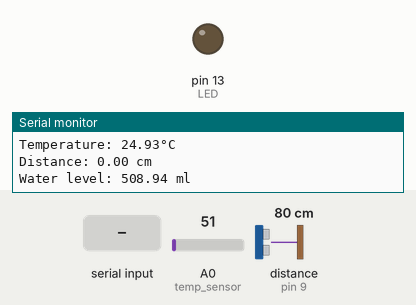
A sketch run on a simulated Arduino Uno, built with avr-gcc and run on an emulated ATmega328P. Shown: output pins drawn as LEDs (lit = HIGH), the last lines printed to the serial monitor. Wiring (inferred from the names in the program): ultrasonic range finder: trigger pin 8; echo pin 9. The test bench sets the inputs (shaded band); at power-on: A0 (temp_sensor) = 51, distance to the obstacle (sensor on pin 9) 80 cm. The echo pulse lasts 58.3 µs per cm; pins used as bus, display or sensor lines are not drawn.

Above: at 1.8 s.
1.9 s: "S\n" received over the second serial link
At 9.39 s:
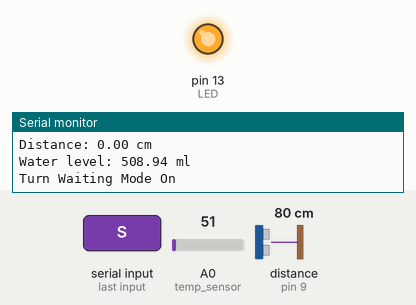
Timing chart, 0 to 9.6 s (numbered marks = the images above; inputs shaded):
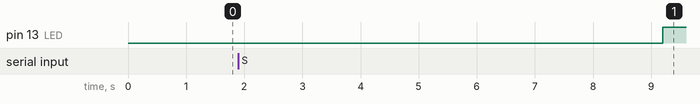

The sketch:

water_bottle.ino
```cpp
#include <SoftwareSerial.h>
SoftwareSerial BTserial(2, 3); // RX | TX
#define echoPin 9 // attach pin D2 Arduino to pin Echo of HC-05
#define trigPin 8 //attach pin D3 Arduino to pin Trig of HC-05
#define LED 13

// defines variables
long duration; // variable for the duration of sound wave travel
float distance; // variable for the distance measurement

float temp;    //Define the temperature float variable
int temp_sensor = 0;     // sensor middle pin on analog pin 0
int distance_arr[10];
int ptr = 0;
float temperature ;    //Define the temperature float variable
int sensor = 0;     // sensor middle pin on analog pin 0

float water_level = 0;
int waiting_mode = 0;

char c = ' ';
String s;

void setup(){
  pinMode(trigPin, OUTPUT); // Sets the trigPin as an OUTPUT
  pinMode(13, INPUT); // Sets the echoPin as an INPUT
  Serial.begin(9600);  //start the serial monitor
  pinMode(13, OUTPUT);
  digitalWrite(LED, LOW);
  // HC-05 default serial speed for commincation mode is 9600
  BTserial.begin(9600);
}

void fast_blink(){
  digitalWrite(LED, HIGH);
  delay(100);
  digitalWrite(LED, LOW);
  delay(100);
}

void slow_blink(){
  digitalWrite(LED, HIGH);
  delay(500);
  digitalWrite(LED, LOW);
  delay(500);
}

void set_temprature(){

  temperature = analogRead(temp_sensor);        // assigning the analog output to temperature

  temperature = temperature * 0.488758553;   // converting volts to degrees celsius ----- 0.48828125 = [(5V*1000)/1024]10
  if (temperature > 80) {
   fast_blink();
  }
}

void set_distance(){

  // Clears the trigPin condition
    digitalWrite(trigPin, LOW);
    delayMicroseconds(2);
    // Sets the trigPin HIGH (ACTIVE) for 10 microseconds
    digitalWrite(trigPin, HIGH);
    delayMicroseconds(10);
    digitalWrite(trigPin, LOW);
    // Reads the echoPin, returns the sound wave travel time in microseconds
    duration = pulseIn(echoPin, HIGH);
    // Calculating the distance
    distance_arr[ptr] = duration * 0.03445 / 2; // Speed of sound wave divided by 2 (go and back)
    ptr += 1;
    ptr %= 10;
    // check the stability of water level
    int i;
    int mx = -1;
    int mn = 1000;
    for (i = 0; i < 10; i++){
      if (distance_arr[i] > mx) {
        mx = distance_arr[i];
      }
      if (distance_arr[i] < mn) {
        mn = distance_arr[i];
      }
    }

    int diff = mx - mn;
    if (diff < 3) {
      distance = (mx + mn) / 2;
    }

}

void set_water_level(){
  water_level = 3.14159265 * 4.5 * 4.5 * (8 - distance);
  water_level = max(water_level, 0);
  if (distance > 20 || distance < 0){
    if (waiting_mode == 0) {
      waiting_mode = 1;
      Serial.println("Turn Waiting Mode On");
    }
  } else{
    if (waiting_mode == 1) {
      waiting_mode = 0;
      Serial.println("Turn Waiting Mode Off");
      delay(5000);  //wait 5 second
    }
  }
  if (water_level < 50) {
    slow_blink();
  }
}

void loop(){
    set_temprature();
    set_distance();
    set_water_level();


    if (waiting_mode == 1) {
      return;
    }

//    Displays the temperature on the Serial Monitor
    Serial.print("Temperature: ");     // print read value
    Serial.print(temperature);     // print read value
    Serial.println("°C");   //print on the serial monitor "__value °C temperature"


//    Displays the distance on the Serial Monitor
    Serial.print("Distance: ");
    Serial.print(distance);
    Serial.println(" cm");

    Serial.print("Water level: ");
    Serial.print(water_level);
    Serial.println(" ml");

    // Send data to android app using BT serial
    BTserial.print(temperature);
    BTserial.print(',');
    BTserial.print(water_level);
    BTserial.print('\n');

    // Respond
    boolean isValidInput;
    do {
        if (BTserial.available()){
          byte c; // get the next character from the bluetooth serial port
          c = 0;
          c = BTserial.read(); // Execute the option based on the character recieved
          if (c == 'S') {
            Serial.print("Successful!");
          }
        }

     } while ( isValidInput == true ); // Repeat the loop

  delay(1000);  //wait 5 second
}
```
